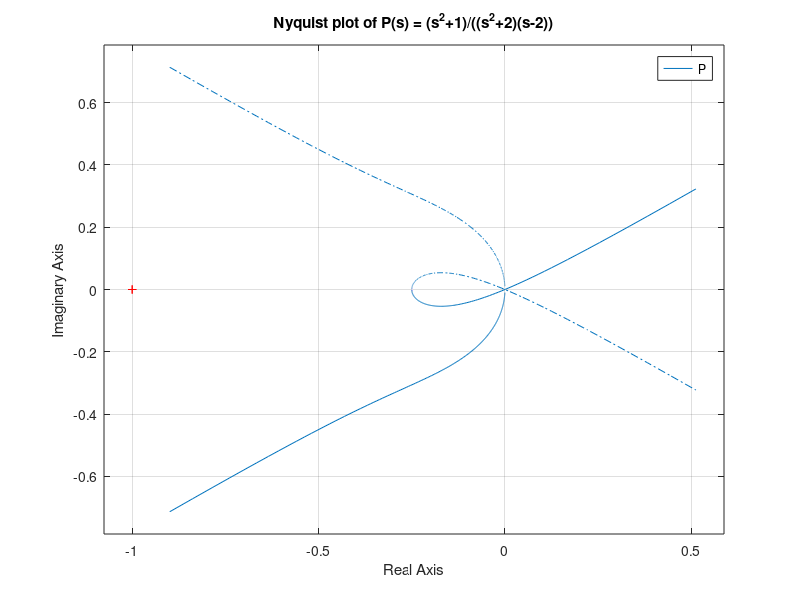

Reproduce this figure in MATLAB.
s = tf('s');
P = (s^2 + 1)/((s^2 + 2)*(s - 2));

% Frequency range, avoiding the pole at sqrt(2)
w1 = logspace(-2, log10(sqrt(2))-0.05, 400);
w2 = logspace(log10(sqrt(2))+0.05, 2, 400);

figure;
nyquist(P, w1); hold on;
nyquist(P, w2);

grid on;
title('Nyquist plot of P(s) = (s^2+1)/((s^2+2)(s-2))');
